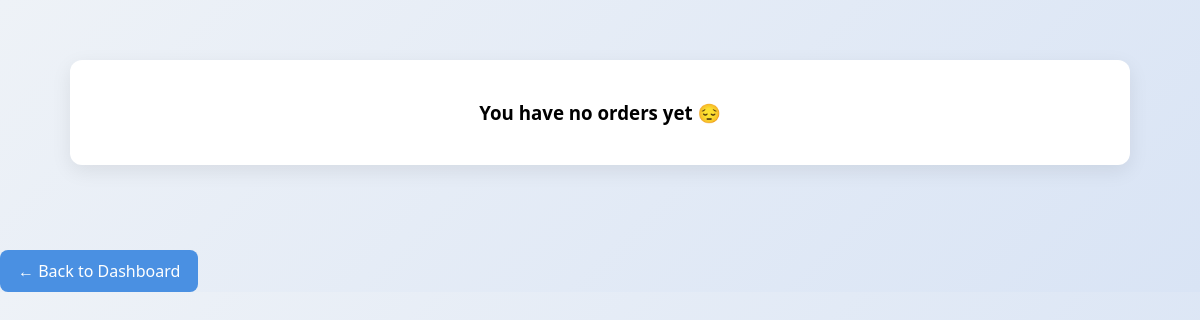
The page /my-orders/ (signed in) on the database as committed earlier.
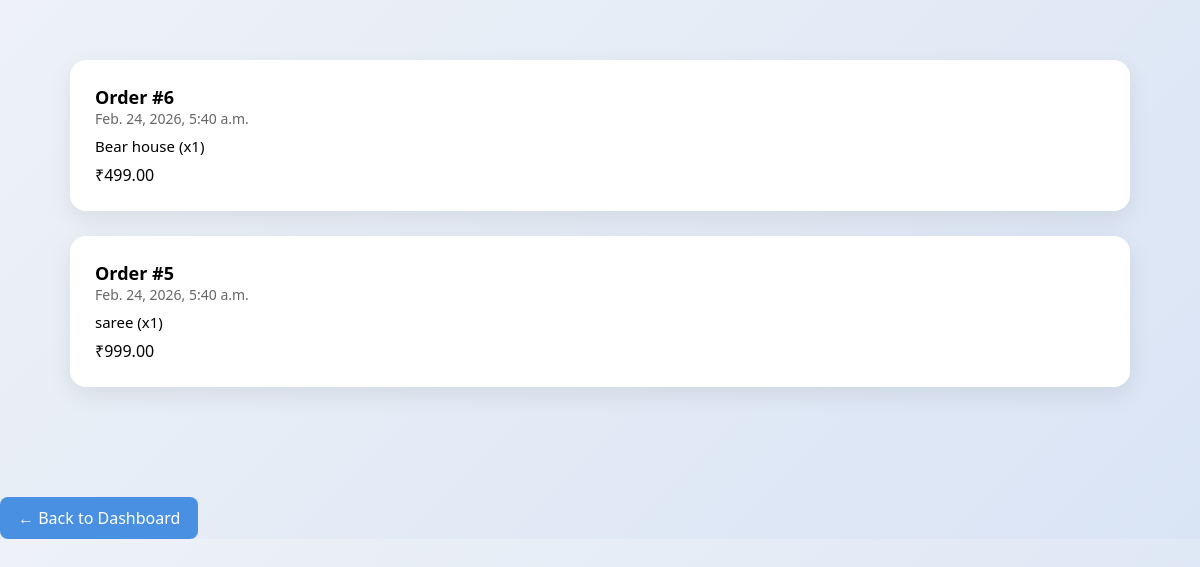
The same page on the database as committed later.
### category/models.py (models this page shows, shortened)
class Order(models.Model):
    user = models.ForeignKey(User, on_delete=models.CASCADE)
    total_amount = models.DecimalField(max_digits=10, decimal_places=2)
    status = models.CharField(max_length=20, default="Placed")
    created_at = models.DateTimeField(auto_now_add=True)
    discount_amount = models.DecimalField(max_digits=10, decimal_places=2, default=0)

class OrderItem(models.Model):
    order = models.ForeignKey(Order, on_delete=models.CASCADE, related_name="items")
    product = models.ForeignKey(Product, on_delete=models.CASCADE)
    quantity = models.IntegerField()
    price = models.DecimalField(max_digits=10, decimal_places=2)

class Product(models.Model):
    category = models.ForeignKey(Category, on_delete=models.CASCADE)
    subcategory = models.ForeignKey(SubCategory, on_delete=models.CASCADE)
    name = models.CharField(max_length=200)
    description = models.TextField()
    price = models.DecimalField(max_digits=10, decimal_places=2)
    image = models.ImageField(upload_to='products/')

### category/views.py (the view)
# urls.py: path("my-orders/", views.my_orders, name="my_orders"),
@login_required
def my_orders(request):
    orders = Order.objects.filter(
        user=request.user
    ).order_by('-created_at')
    return render(request, "my_orders.html", {
        "orders": orders
    })

### category/templates/my_orders.html (shortened to what this page needs)
<!DOCTYPE html>
<html>
<head>
</head>
<body>
<div class="container">
{% for order in orders %}
    <div class="order-card">
        <div class="order-content">
            <div class="left">
                <div class="order-id">Order #{{ order.id }}</div>
                <div class="order-date">{{ order.created_at }}</div>
                {% for item in order.items.all %}
                    <div class="item">
                        {{ item.product.name }} (x{{ item.quantity }})
                    </div>
                {% endfor %}
            </div>
            <div class="right">
                {% if forloop.first and order.discount_amount > 0 %}
                    <div class="original">
                        ₹{{ order.total_amount|add:order.discount_amount }}
                    </div>
                    <div class="discount">
                        🎉 First Order Discount -₹{{ order.discount_amount }}
                    </div>
                    <div class="final">
                        ₹{{ order.total_amount }}
                    </div>
                    <div class="saved">
                        You saved ₹{{ order.discount_amount }}
                    </div>
                {% else %}
                    <div class="final">
                        ₹{{ order.total_amount }}
                    </div>
                {% endif %}
            </div>
        </div>
    </div>
{% empty %}
    <div class="empty">
        <h3>You have no orders yet 😔</h3>
    </div>
{% endfor %}
</div>
<a href="{% url 'dashboard' %}" class="back">← Back to Dashboard</a>

### category/templates/my_orders.html (style rules this page uses)
* { margin:0; padding:0; box-sizing:border-box; }
body { font-family: 'Segoe UI', sans-serif; background: linear-gradient(135deg, #eef2f7, #d9e4f5); }
.container { max-width:1100px; margin:40px auto; padding:20px; }
.order-card { background:white; padding:25px; border-radius:16px; margin-bottom:25px; box-shadow:0 8px 25px rgba(0,0,0,0.08); transition:0.3s ease; }
.order-id { font-weight:bold; font-size:18px; }
.order-date { color:#666; font-size:14px; }
.item { display:flex; justify-content:space-between; padding:8px 0; border-bottom:1px solid #eee; font-size:15px; }
.item:last-child { border-bottom:none; }
.back { display:inline-block; margin-top:25px; padding:10px 18px; background:#4a90e2; color:white; text-decoration:none; border-radius:8px; transition:0.3s; }

Rows that differ between the two databases and show on the page:
added Order: id "6", created_at "Feb. 24, 2026, 5:40 a.m.", total_amount "499.00"
added OrderItem: product.name "Bear house", quantity "1", shown under "6"
added Order: id "5", created_at "Feb. 24, 2026, 5:40 a.m.", total_amount "999.00"
added OrderItem: product.name "saree", quantity "1", shown under "5"
Other text that changed with them:
text no longer shown: "You have no orders yet 😔"
